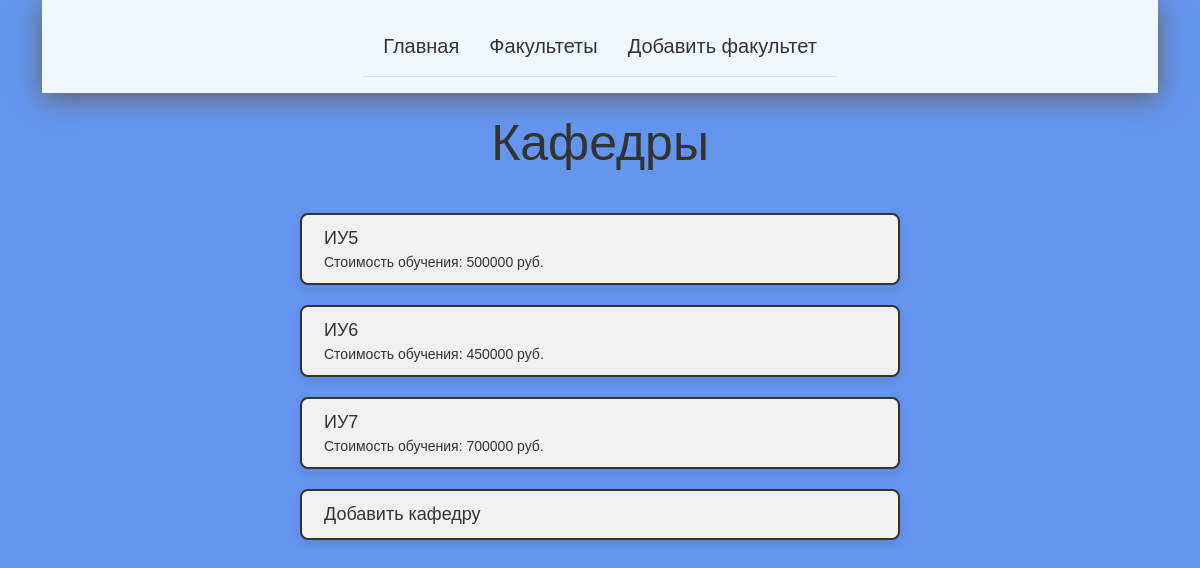
Page /faculties/departments/id=1 on the earlier database version.
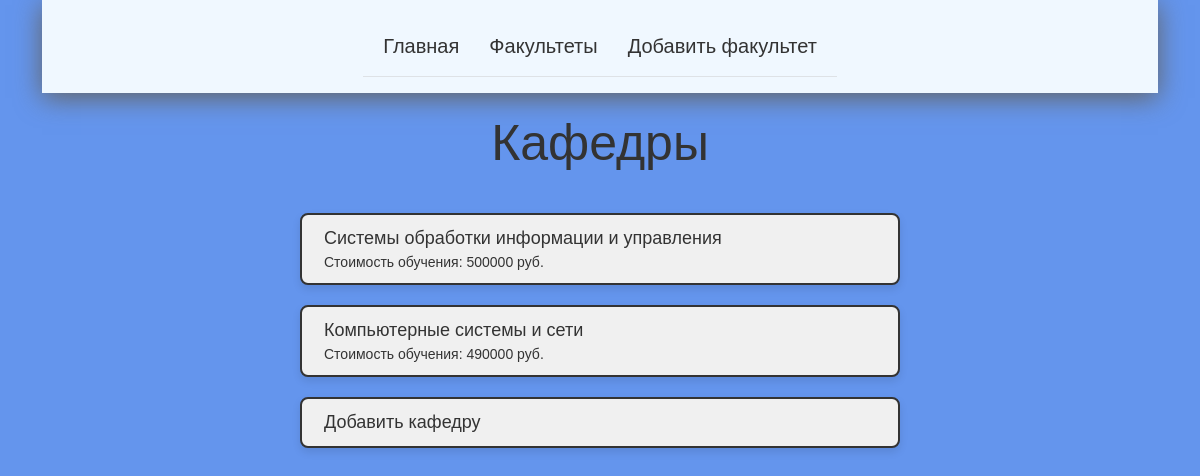
Same page on the later database version.
### app.py (models this page shows)
class Department(db.Model):
    id = db.Column(db.Integer, primary_key=True)
    departmentName = db.Column(db.String(100), nullable=False)
    tuitionFee = db.Column(db.Integer, default=0)
    faculty_id = db.Column(db.Integer, db.ForeignKey('faculty.id'))

### app.py (the view)
@app.route("/faculties/departments/id=<int:faculty_id>")
def departments(faculty_id):
    departments = Department.query.filter_by(faculty_id=faculty_id)
    return render_template('departments.html', departments=departments, faculty_id=faculty_id)

### templates/departments.html (shortened to what this page needs)
{% extends 'base.html' %}
{% block contentTitle %}
Кафедры
{% endblock %}
{% block content %}
{% for department in departments %}
<div class="row">
    <div class="rowMainLabel">{{ department.departmentName }}</div>
    <div class="rowSecondaryLabel">Стоимость обучения: {{ department.tuitionFee }} руб.</div>
</div>
{% endfor %}
<div class="row">
    <a href="/faculty_id={{ faculty_id }}/create_department" class="rowMainLabelRef">Добавить кафедру</a>
</div>
{% endblock %}

Differences in the rows shown:
no longer on this page (row edited): Department: departmentName "ИУ7", tuitionFee "700000"
changed Department: departmentName "ИУ5" → "Системы обработки информации и управления"
changed Department: departmentName "ИУ6" → "Компьютерные системы и сети"; tuitionFee "450000" → "490000"
